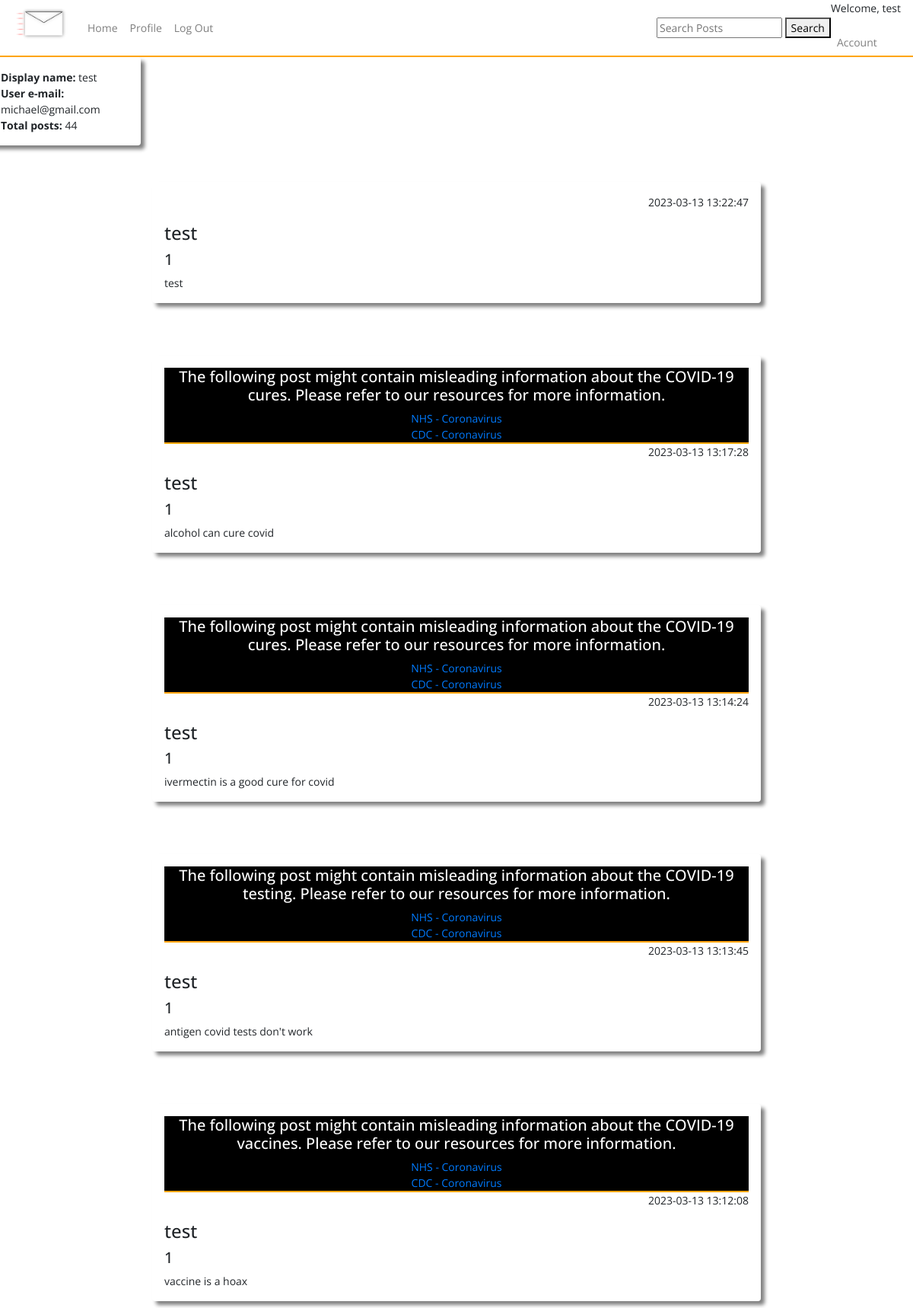
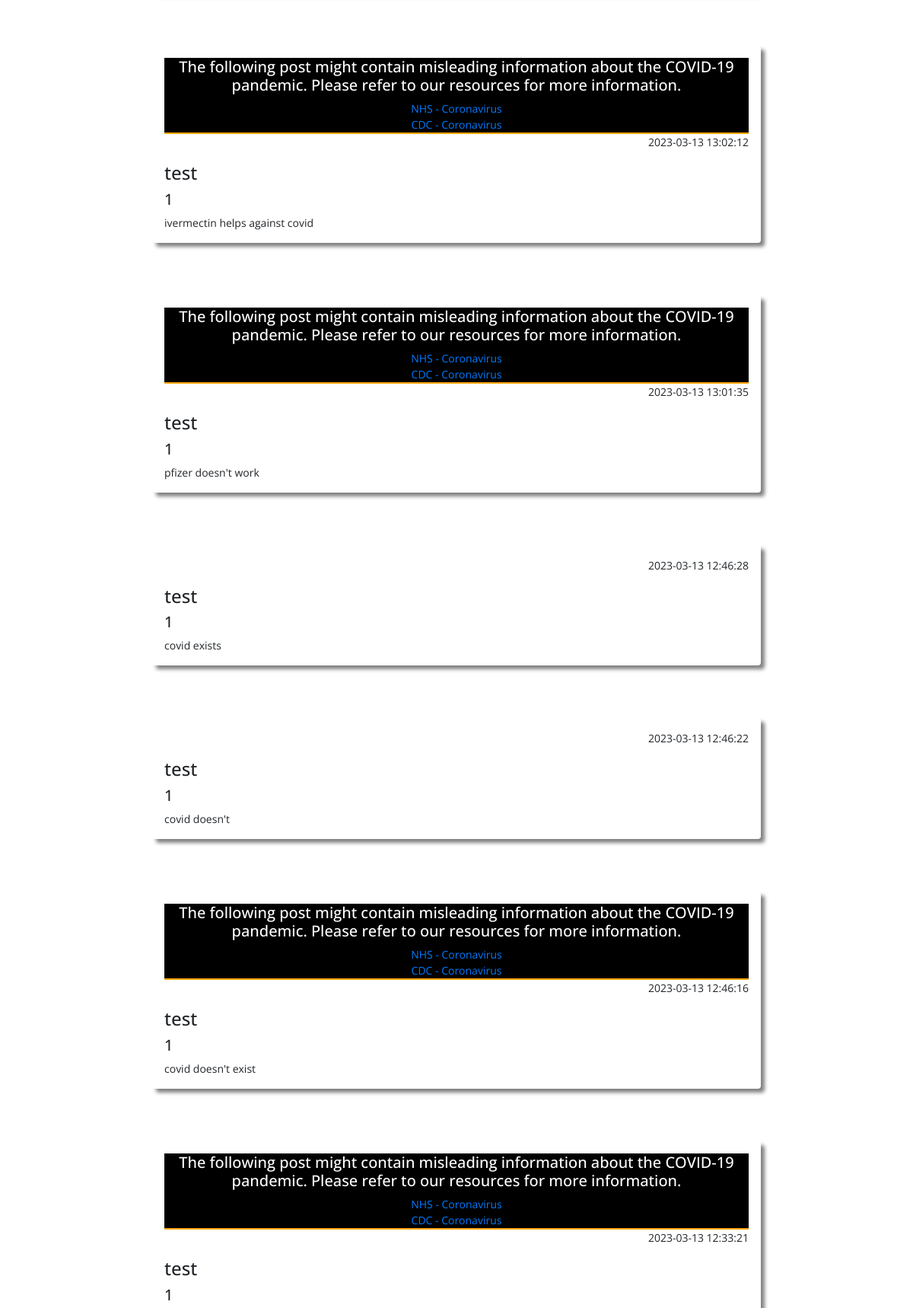
The page /profile (signed in, upper part) on the database its author committed (2 pictures, top to bottom).
### tables this page shows
CREATE TABLE users (
    ID INTEGER PRIMARY KEY AUTOINCREMENT,
    username TEXT NOT NULL,
    password TEXT NOT NULL,
    email TEXT NOT NULL UNIQUE
, user_type VARCHAR, whitelisted text, blacklisted text);

CREATE TABLE posts (
    ID INTEGER PRIMARY KEY AUTOINCREMENT,
    title TEXT NOT NULL,
    content TEXT NOT NULL,
    by_user TEXT NOT NULL,
    created_at timestamp default current_timestamp
, userID integer, flag_covid text, blacklisted text, flag_vaccine text, flag_tests text, flag_cures text, reported int, report_message text);

### app.py (the view)
@app.route("/profile")
def profile():
    if not session.get('username'):
        return redirect(url_for('home'))
    user=query_db('SELECT * FROM users WHERE username = ?', [session['username']], True)
    user_posts=query_db('SELECT * FROM posts WHERE by_user = ? ORDER BY created_at DESC', [session['username']])
    conn = sqlite3.connect(DATABASE)
    cursor = conn.cursor()
    cursor.execute("SELECT COUNT(*) FROM posts WHERE by_user = ?", [session['username']])
    post_count = cursor.fetchone()[0]
    return render_template('profile.html', user = user, user_posts = user_posts, post_count = post_count)

### app.py (called while the page is built)
def query_db(query, args=(), one=False):
    con = g._database = sqlite3.connect(DATABASE)
    con.row_factory = sqlite3.Row
    cur = con.execute(query, args)
    rv = cur.fetchall()
    cur.close()
    return (rv[0] if rv else None) if one else rv

### templates/profile.html (shortened to what this page needs)
{% include "layout.html" %}
{% include "nav.html" %}
<div class="row h-500 acc_snippet">
  <div class="col-4 shadow p-3 mb-5 rounded">
      <b>Display name:</b> {{ user.username }}<br>
      <b>User e-mail:</b> {{ user.email }}<br>
      <b>Total posts:</b> {{ post_count }} <br>
  </div>
</div>
<div class="container-fluid">
    {% for user_post in user_posts %}
    <div class="shadow mx-auto posts p-3 mb-5 rounded">
    {% if user_post.flag_covid == "yes" %}
    <div class="flagged_post">
      <h5>The following post might contain misleading information about the COVID-19 pandemic. Please refer to our resources for more information.</h5>
      <a href="https://www.nhs.uk/conditions/coronavirus-covid-19/">NHS - Coronavirus </a><br>
      <a href="https://www.cdc.gov/coronavirus/2019-ncov/index.html">CDC - Coronavirus</a>
    </div>
    {% endif %}
    {% if user_post.flag_vaccine == "yes" %}
    <div class="flagged_post">
      <h5>The following post might contain misleading information about the COVID-19 vaccines. Please refer to our resources for more information.</h5>
      <a href="https://www.nhs.uk/conditions/coronavirus-covid-19/">NHS - Coronavirus </a><br>
      <a href="https://www.cdc.gov/coronavirus/2019-ncov/index.html">CDC - Coronavirus</a>
    </div>
    {% endif %}
    {% if user_post.flag_cures == "yes" %}
    <div class="flagged_post">
      <h5>The following post might contain misleading information about the COVID-19 cures. Please refer to our resources for more information.</h5>
      <a href="https://www.nhs.uk/conditions/coronavirus-covid-19/">NHS - Coronavirus </a><br>
      <a href="https://www.cdc.gov/coronavirus/2019-ncov/index.html">CDC - Coronavirus</a>
    </div>
    {% endif %}
    {% if user_post.flag_tests == "yes" %}
    <div class="flagged_post">
      <h5>The following post might contain misleading information about the COVID-19 testing. Please refer to our resources for more information.</h5>
      <a href="https://www.nhs.uk/conditions/coronavirus-covid-19/">NHS - Coronavirus </a><br>
      <a href="https://www.cdc.gov/coronavirus/2019-ncov/index.html">CDC - Coronavirus</a>
    </div>
    {% endif %}
    <p align="right">{{  user_post.created_at  }}</p>
    <h4>{{ user_post.by_user }}</h4>
    <h5>{{ user_post.title }}</h5>
    {{ user_post.content }}<br/>
    </div>
    <br/>
    {% endfor %}
</div>

### static/css/style.css (style rules this page uses)
.shadow { box-shadow: 5px 5px 5px grey; }
.posts { width: 800px; }
.acc_snippet { width: 50%; }
.flagged_post { text-align: center; background-color: black; color: white; border-bottom: 2px solid orange; height: auto; width: auto; }

### rows shown on the page
users: username "test", email "michael@gmail.com"
posts: created_at "2023-03-13 13:22:47", by_user "test", title "1", content "test"
posts: flag_cures "NHS - Coronavirus", created_at "2023-03-13 13:17:28", by_user "test", title "1", content "alcohol can cure covid"
posts: flag_cures "NHS - Coronavirus", created_at "2023-03-13 13:14:24", by_user "test", title "1", content "ivermectin is a good cure for covid"
posts: flag_tests "NHS - Coronavirus", created_at "2023-03-13 13:13:45", by_user "test", title "1", content "antigen covid tests don't work"
posts: flag_vaccine "NHS - Coronavirus", created_at "2023-03-13 13:12:08", by_user "test", title "1", content "vaccine is a hoax"
posts: flag_covid "NHS - Coronavirus", created_at "2023-03-13 13:02:12", by_user "test", title "1", content "ivermectin helps against covid"
posts: flag_covid "NHS - Coronavirus", created_at "2023-03-13 13:01:35", by_user "test", title "1", content "pfizer doesn't work"
posts: created_at "2023-03-13 12:46:28", by_user "test", title "1", content "covid exists"
posts: created_at "2023-03-13 12:46:22", by_user "test", title "1", content "covid doesn't"
posts: flag_covid "NHS - Coronavirus", created_at "2023-03-13 12:46:16", by_user "test", title "1", content "covid doesn't exist"
posts: flag_covid "NHS - Coronavirus", created_at "2023-03-13 12:33:21", by_user "test", title "1"

### other values the page prints
{{ session.username }} "test"
{{ post_count }} "44"
